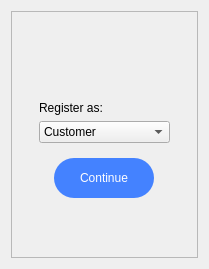
      <widget class="QWidget" name="comboBoxRegisterPage">
       <layout class="QVBoxLayout" name="verticalLayout_56">
        <item>
         <widget class="QFrame" name="frame_21">
          <property name="styleSheet">
           <string notr="true">color: rgb(0, 0, 0);</string>
          </property>
          <property name="frameShape">
           <enum>QFrame::StyledPanel</enum>
          </property>
          <property name="frameShadow">
           <enum>QFrame::Raised</enum>
          </property>
          <layout class="QVBoxLayout" name="verticalLayout_23" stretch="0,1,10">
           <item>
            <widget class="QFrame" name="frame_22">
             <property name="frameShape">
              <enum>QFrame::NoFrame</enum>
             </property>
             <property name="frameShadow">
              <enum>QFrame::Raised</enum>
             </property>
             <layout class="QVBoxLayout" name="verticalLayout_24"/>
            </widget>
           </item>
           <item>
            <widget class="QFrame" name="frame_46">
             <property name="frameShape">
              <enum>QFrame::NoFrame</enum>
             </property>
             <property name="frameShadow">
              <enum>QFrame::Raised</enum>
             </property>
             <layout class="QVBoxLayout" name="verticalLayout_51">
              <item alignment="Qt::AlignHCenter">
               <widget class="QLabel" name="LogoLabel_3">
                <property name="maximumSize">
                 <size>
                  <width>140</width>
                  <height>35</height>
                 </size>
                </property>
                <property name="text">
                 <string/>
                </property>
                <property name="pixmap">
                 <pixmap>../Resources/Icons/XPACE_LOGO.png</pixmap>
                </property>
                <property name="scaledContents">
                 <bool>true</bool>
                </property>
               </widget>
              </item>
             </layout>
            </widget>
           </item>
           <item>
            <widget class="QFrame" name="frame_48">
             <property name="frameShape">
              <enum>QFrame::NoFrame</enum>
             </property>
             <property name="frameShadow">
              <enum>QFrame::Raised</enum>
             </property>
             <layout class="QVBoxLayout" name="verticalLayout_54">
              <property name="bottomMargin">
               <number>50</number>
              </property>
              <item>
               <widget class="QFrame" name="frame_49">
                <property name="maximumSize">
                 <size>
                  <width>16777215</width>
                  <height>100</height>
                 </size>
                </property>
                <property name="frameShape">
                 <enum>QFrame::NoFrame</enum>
                </property>
                <property name="frameShadow">
                 <enum>QFrame::Raised</enum>
                </property>
                <layout class="QVBoxLayout" name="verticalLayout_55">
                 <item>
                  <widget class="QLabel" name="label_4">
                   <property name="text">
                    <string>Register as:</string>
                   </property>
                  </widget>
                 </item>
                 <item>
                  <widget class="QComboBox" name="UsersRegister_comboBox">
                   <item>
                    <property name="text">
                     <string>Customer</string>
                    </property>
                   </item>
                   <item>
                    <property name="text">
                     <string>Manager</string>
                    </property>
                   </item>
                   <item>
                    <property name="text">
                     <string>Store Clerk</string>
                    </property>
                   </item>
                   <item>
                    <property name="text">
                     <string>Delivery Company</string>
                    </property>
                   </item>
                  </widget>
                 </item>
                </layout>
               </widget>
              </item>
              <item alignment="Qt::AlignHCenter">
               <widget class="QPushButton" name="ContinueRegister_pushButton">
                <property name="minimumSize">
                 <size>
                  <width>100</width>
                  <height>40</height>
                 </size>
                </property>
                <property name="maximumSize">
                 <size>
                  <width>100</width>
                  <height>40</height>
                 </size>
                </property>
                <property name="styleSheet">
                 <string notr="true">QPushButton {
	color: rgb(254, 253, 255);
	background-color: #4482FF;
	border-radius: 20px;
}

QPushButton:hover {
	background-color: rgb(76, 175, 255);
}

QPushButton:pressed {
	background-color: rgb(50, 138, 224);
}</string>
                </property>
                <property name="text">
                 <string>Continue</string>
                </property>
               </widget>
              </item>
             </layout>
            </widget>
           </item>
          </layout>
         </widget>
        </item>
       </layout>
      </widget>
